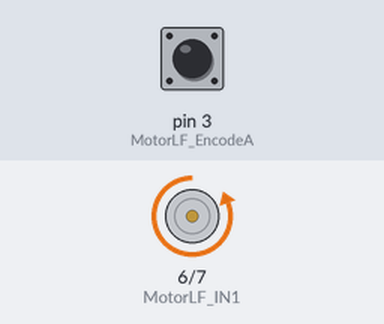
A sketch run on a simulated Arduino Mega 2560, built with avr-gcc and run on an emulated ATmega2560. On the bench: motor-driver pin pairs drawn as motors (green arrow = first pin HIGH = forward, orange = second pin HIGH = backward, longer = more drive, scaled by the enable pin). The inputs (shaded band) are chosen by the test bench; at power-on: pin 3 (MotorLF_EncodeA) HIGH. What the sketch prints to the serial monitor is not drawn.

Above: at 0.1 s.
Timing chart, 0 to 1.6 s (numbered marks = the images above):
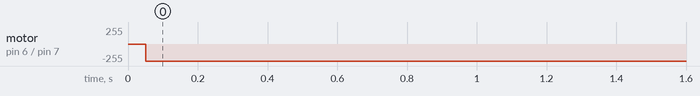

The sketch:

MovementTest.ino
```cpp
# define MotorLF_IN1 6   // 左前方电机的pin1——左侧L298N的IN1
# define MotorLF_IN2 7   // 左前方电机的pin2——左侧L298N的IN2
# define MotorLF_Pwm 29    // 左前方电机的PWM口，每个电机转速要分别控制，接L298N的ENA口
# define MotorLF_EncodeA 3 // 左前方电机的中断0 AB相电机 (3是中断口，与原定的PWM口换位置了）
# define MotorLF_EncodeB 28 // 左前方电机的中断1

volatile float MotorCount = 0; // 中断变量，轮子脉冲计数
float LF_Velocity = 0; // 轮子转速，单位cm
int LF_V = 0; // 速度变为整数
int LF_Pwm = 0; // Pwm值

void Motor_Init() {
    pinMode(MotorLF_IN1, OUTPUT);
    pinMode(MotorLF_IN2, OUTPUT);
    pinMode(MotorLF_Pwm, OUTPUT);
    pinMode(MotorLF_EncodeA, INPUT);
    pinMode(MotorLF_EncodeB, INPUT);

    digitalWrite(MotorLF_IN1, LOW);
    digitalWrite(MotorLF_IN2, LOW);
    digitalWrite(MotorLF_Pwm, LOW);
}

// 电机实际速度计算
void Read_Motor_V() {
    unsigned long nowtime = 0;
    nowtime = millis() + 50;
    attachInterrupt(1, Read_Motor, RISING); // 2560 的中断3口对应编号1
    // 这个中断端口直接写1表示3号口 也可以写成digitalPinToInterrupt(MotorLF_EncodeA)
    while(millis() < nowtime);
    detachInterrupt(0);
    LF_Velocity = ((MotorCount/(11*56))*6.5*PI)/0.05;
    LF_V = LF_Velocity;
}

// 中断函数
void Read_Motor() {
    MotorCount++;
}

void setup() {
    Motor_Init();  // 初始化
    Serial.begin(9600);  // 串口
}

void loop() {
    Read_Motor_V();
    while(!Serial);
    Serial.println(LF_Velocity);
    MotorCount = 0;
    // for (int i = 0; i< 255; i++){
    digitalWrite(MotorLF_IN1,LOW);
    digitalWrite(MotorLF_IN2,HIGH);
    analogWrite(MotorLF_Pwm,255);
    delay(50);
     //}

}
```

Measured:
- by itself, motor on pin 6 (MotorLF_IN1) / pin 7 (MotorLF_IN2): stopped → backward 255/255 at 0.05 s
